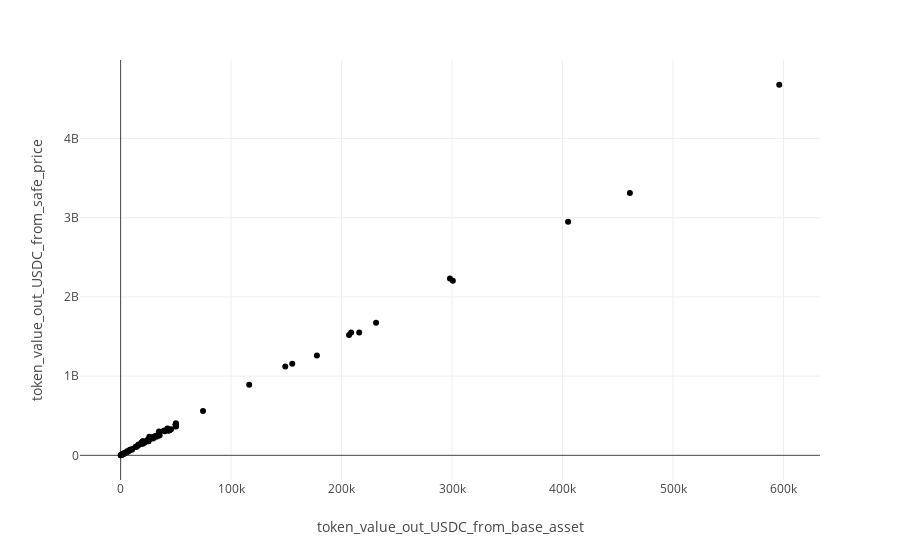

The code cell stored with this chart in its notebook:
### Code cell
df['weth_to_usdc_safe_price'] = df['date'].map(date_to_price)
df['token_value_out_USDC_from_safe_price'] = df.apply(lambda row : (int(row['tokenOutValueInEth']) / 1e18) row['weth_to_usdc_safe_price'] * , axis=1)
df['token_value_out_USDC_from_base_asset'] =  df.apply(lambda row : (int(row['tokenOutValueBaseAsset']) / 1e6), axis=1)

local_df = df.set_index('datetime')


px.scatter(local_df, x='token_value_out_USDC_from_base_asset', y='token_value_out_USDC_from_safe_price')
